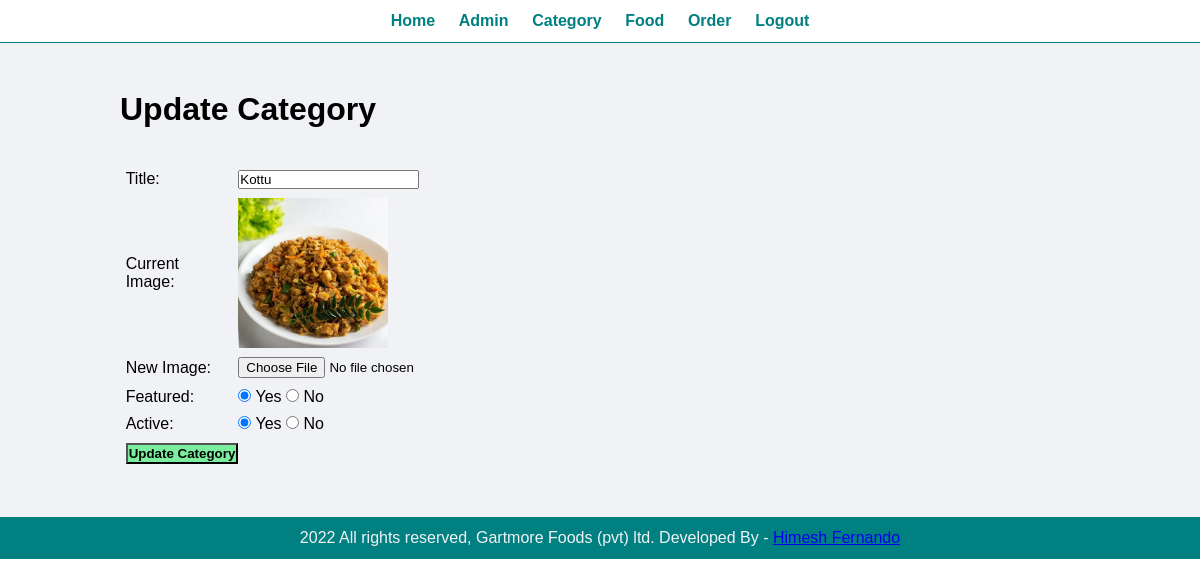
Screenshot of /food-order/admin/update-category.php?id=10 (signed in) with the database file from the repository.
### tables this page shows
CREATE TABLE `tbl_category` (
  `id` int(10) UNSIGNED NOT NULL,
  `title` varchar(100) NOT NULL,
  `image_name` varchar(255) NOT NULL,
  `featured` varchar(10) NOT NULL,
  `active` varchar(10) NOT NULL
);

### food-order/admin/update-category.php (the view, shortened to what this page needs)
<?php include('partials/menu.php'); ?>
<div class="main-content">
    <div class="wrapper">
        <h1>Update Category</h1>
        <br><br>
        <?php
            if(isset($_GET['id']))
            {
                $id = $_GET['id'];
                $sql = "SELECT * FROM tbl_category WHERE id=$id";
                $res = mysqli_query($conn, $sql);
                $count = mysqli_num_rows($res);
                if($count==1)
                {
                    $row = mysqli_fetch_assoc($res);
                    $title = $row['title'];
                    $current_image = $row['image_name'];
                    $featured = $row['featured'];
                    $active = $row['active'];
                }
                else
                {
                    $_SESSION['no-category-found'] = "<div class='error'>Category not Found.</div>";
                    header('location:'.SITEURL.'admin/manage-category.php');
                }
            }
            else
            {
                header('location:'.SITEURL.'admin/manage-category.php');
            }
        ?>
        <form action="" method="POST" enctype="multipart/form-data">
            <table class="tbl-30">
                <tr>
                    <td>Title: </td>
                    <td>
                        <input type="text" name="title" value="<?php echo $title; ?>">
                    </td>
                </tr>
                <tr>
                    <td>Current Image: </td>
                    <td>
                        <?php
                            if($current_image != "")
                            {
                                ?>
                                <img src="<?php echo SITEURL; ?>images/category/<?php echo $current_image; ?>" width="150px">
                                <?php
                            }
                            else
                            {
                                echo "<div class='error'>Image Not Added.</div>";
                            }
                        ?>
                    </td>
                </tr>
                <tr>
                    <td>New Image: </td>
                    <td>
                        <input type="file" name="image">
                    </td>
                </tr>
                <tr>
                    <td>Featured: </td>
                    <td>
                        <input <?php if($featured=="Yes"){echo "checked";} ?> type="radio" name="featured" value="Yes"> Yes
                        <input <?php if($featured=="No"){echo "checked";} ?> type="radio" name="featured" value="No"> No
                    </td>
                </tr>
                <tr>
                    <td>Active: </td>
                    <td>
                        <input <?php if($active=="Yes"){echo "checked";} ?> type="radio" name="active" value="Yes"> Yes
                        <input <?php if($active=="No"){echo "checked";} ?> type="radio" name="active" value="No"> No
                    </td>
                </tr>
                <tr>
                    <td>
                        <input type="submit" name="submit" value="Update Category" class="btn-primary">
                    </td>
                </tr>
            </table>
        </form>
    </div>
</div>
<?php include('partials/footer.php'); ?>

### food-order/css/admin.css (style rules this page uses)
* { margin: 0; padding: 0; font-family: Arial, Helvetica, sans-serif; }
.wrapper { padding: 1%; width: 80%; margin: 0 auto; }
.tbl-30 { width: 30%; }
table tr td { padding: 1%; }
.btn-primary { background-color: #7bed9f; padding: 1%; color: black; text-decoration: none; font-weight: bold; }
.main-content { background-color: #f1f2f6; padding: 3% 0 ; }

### rows the page displays
tbl_category: title "Kottu", image_name (picture), featured "☑", active "☑"
